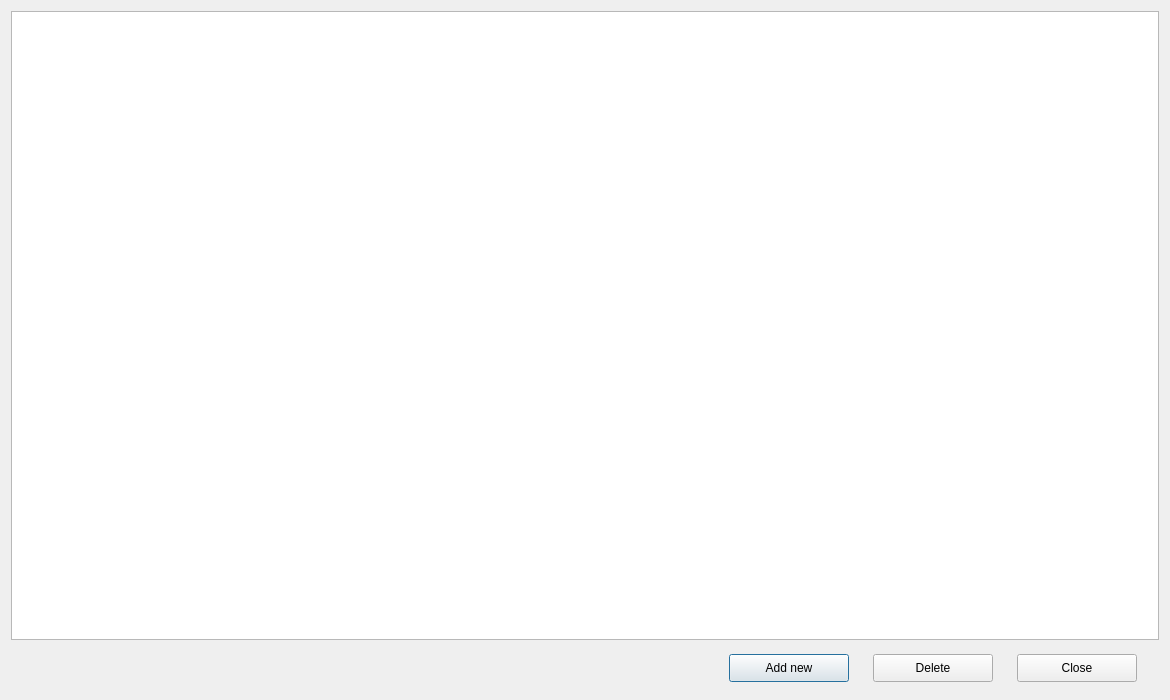
<?xml version="1.0" encoding="UTF-8"?>
<ui version="4.0">
 <class>CommunicationsDialog</class>
 <widget class="QDialog" name="CommunicationsDialog">
  <property name="geometry">
   <rect>
    <x>0</x>
    <y>0</y>
    <width>1168</width>
    <height>700</height>
   </rect>
  </property>
  <property name="windowTitle">
   <string>Communications</string>
  </property>
  <layout class="QGridLayout" name="gridLayout">
   <item row="0" column="0">
    <layout class="QVBoxLayout" name="verticalLayout">
     <item>
      <widget class="QTableView" name="communicationView">
       <attribute name="horizontalHeaderHighlightSections">
        <bool>false</bool>
       </attribute>
       <attribute name="verticalHeaderMinimumSectionSize">
        <number>38</number>
       </attribute>
       <attribute name="verticalHeaderHighlightSections">
        <bool>false</bool>
       </attribute>
      </widget>
     </item>
     <item>
      <layout class="QHBoxLayout" name="horizontalLayout">
       <property name="spacing">
        <number>24</number>
       </property>
       <property name="leftMargin">
        <number>718</number>
       </property>
       <property name="topMargin">
        <number>8</number>
       </property>
       <property name="rightMargin">
        <number>22</number>
       </property>
       <property name="bottomMargin">
        <number>7</number>
       </property>
       <item>
        <widget class="QPushButton" name="insertCommBtn_">
         <property name="minimumSize">
          <size>
           <width>120</width>
           <height>28</height>
          </size>
         </property>
         <property name="text">
          <string>Add new</string>
         </property>
        </widget>
       </item>
       <item>
        <widget class="QPushButton" name="removeCommBtn_">
         <property name="minimumSize">
          <size>
           <width>120</width>
           <height>28</height>
          </size>
         </property>
         <property name="text">
          <string>Delete</string>
         </property>
        </widget>
       </item>
       <item>
        <widget class="QPushButton" name="btnClose_">
         <property name="minimumSize">
          <size>
           <width>120</width>
           <height>28</height>
          </size>
         </property>
         <property name="text">
          <string>Close</string>
         </property>
        </widget>
       </item>
      </layout>
     </item>
    </layout>
   </item>
  </layout>
 </widget>
 <resources/>
 <connections/>
</ui>
